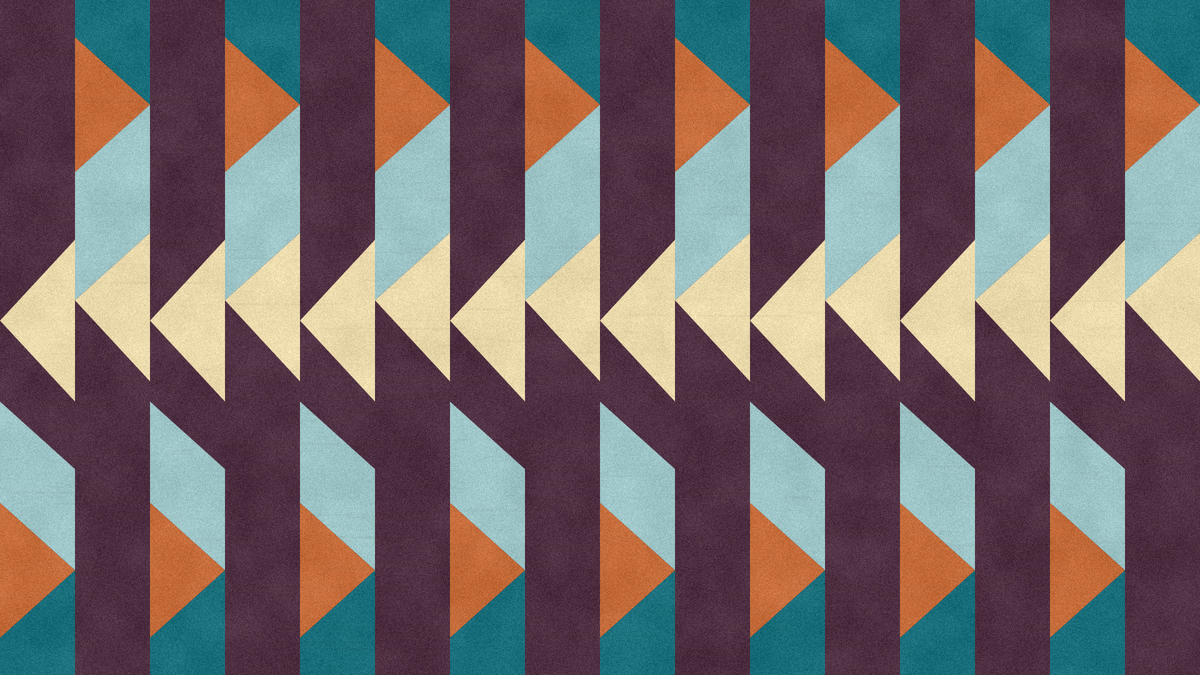
Frame 1 (no input)
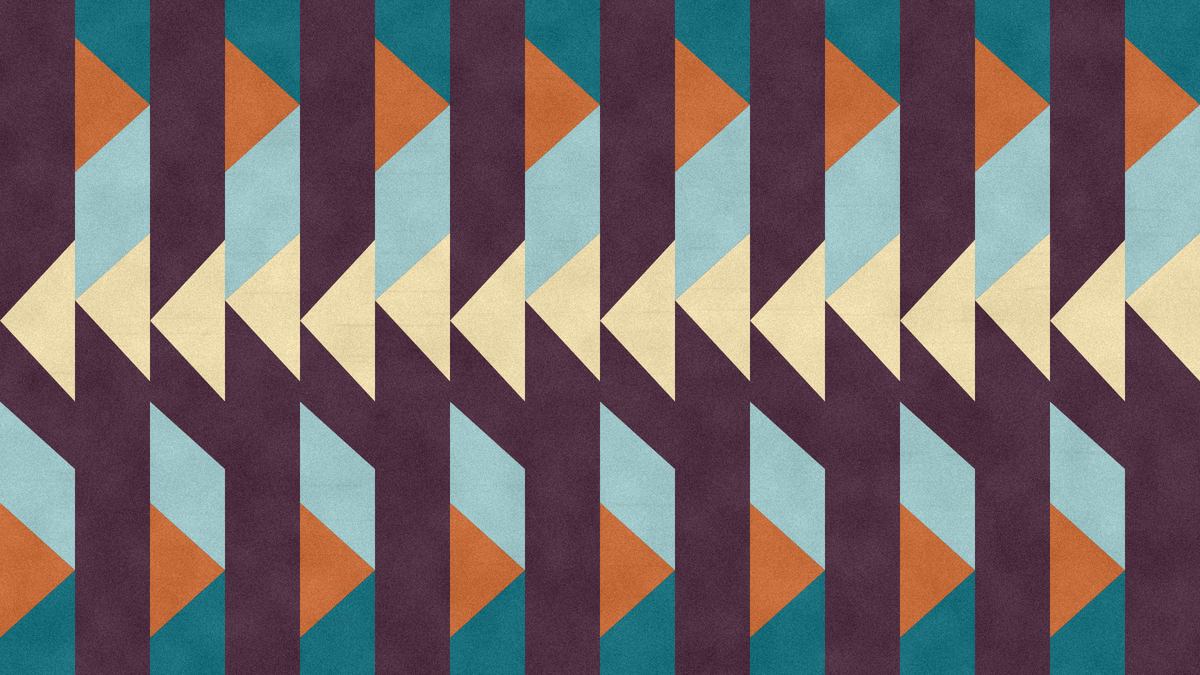
Frame 2 (the mouse pressed at the canvas centre, redrawn once)

The p5.js sketch that drew these frames (run headless with seeded random() and noise() and a simulated clock; the mouse was pressed at the canvas centre and the sketch redrawn once):

// p5.js sketch
// ── sketch.js
const palette = [
  "#9fc6c8",
  "#513244",
  "#eddcae",
  "#9fc6c8",
  "#1C717E",
  "#C76E3C"
];

  // const red = "#6F8960";
  // const deepRed = "#4C131A";
  // const darkRed = "#4C131A";
  // const orange = "#205140";
  // const yellow = "#9fc6c8";
  // const brown = "#eddcae";
  // const clay = "#eddcae";


function setup() {
  createCanvas(1920, 1080);
  noLoop();
  pixelDensity(1);
}

function draw() {
  background(palette[0]);

  const cols = {
    rust: palette[1],
    yellow: palette[2],
    blue: palette[3],
    peach: palette[5],
    pink: palette[4]
  };

  const bands = 16;
  const bandW = width / bands;

  noStroke();

  for (let i = 0; i < bands; i++) {
    const x = i * bandW;
    const flip = i % 2 === 1;

    fill(cols.rust);
    rect(x, 0, bandW, height);

    if (!flip) {
      fill(cols.yellow);
      triangle(x + bandW, height * 0.355, x, height * 0.475, x + bandW, height * 0.595);

      fill(cols.blue);
      quad(x, height * 0.595, x, height * 0.745, x + bandW, height * 0.845, x + bandW, height * 0.695);

      fill(cols.peach);
      triangle(x, height * 0.745, x + bandW, height * 0.845, x, height * 0.945);

      fill(cols.pink);
      quad(x + bandW, height * 0.845, x + bandW, height, x, height, x, height * 0.945);
    } else {
      fill(cols.pink);
      quad(x, 0, x, height * 0.055, x + bandW, height * 0.155, x + bandW, 0);

      fill(cols.peach);
      triangle(x, height * 0.055, x + bandW, height * 0.155, x, height * 0.255);

      fill(cols.blue);
      quad(x, height * 0.255, x, height * 0.445, x + bandW, height * 0.345, x + bandW, height * 0.155);

      fill(cols.yellow);
      triangle(x, height * 0.445, x + bandW, height * 0.565, x + bandW, height * 0.345);
    }
  }

  addPrintTexture()
}

function addPrintTexture() {
  loadPixels();

  for (let y = 0; y < height; y++) {
    for (let x = 0; x < width; x++) {
      const i = 4 * (x + y * width);
      const n = noise(x * 0.018, y * 0.018);
      const grain = random(-18, 14) + map(n, 0, 1, -10, 10);

      pixels[i] = constrain(pixels[i] + grain, 0, 255);
      pixels[i + 1] = constrain(pixels[i + 1] + grain, 0, 255);
      pixels[i + 2] = constrain(pixels[i + 2] + grain, 0, 255);
    }
  }

  updatePixels();

  noStroke();

  for (let i = 0; i < 32000; i++) {
    fill(255, random(5, 18));
    circle(random(width), random(height), random(0.4, 1.6));
  }

  for (let i = 0; i < 18000; i++) {
    fill(0, random(3, 10));
    circle(random(width), random(height), random(0.35, 1.1));
  }

  blendMode(MULTIPLY);
  for (let i = 0; i < 420; i++) {
    fill(70, 43, 32, random(3, 8));
    rect(random(width), random(height), random(30, 180), random(1, 4));
  }
  blendMode(BLEND);
}
